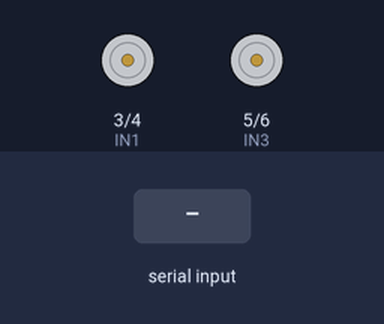
Recording of a sketch running on a simulated Arduino Mega 2560, built with avr-gcc and run on an emulated ATmega2560. Shown: motor-driver pin pairs drawn as motors (green arrow = first pin HIGH = forward, orange = second pin HIGH = backward, longer = more drive, scaled by the enable pin). The test bench sets the inputs (shaded band).

Above: at 1.2 s.
1.3 s: "F" received over the second serial link
At 2.2 s:
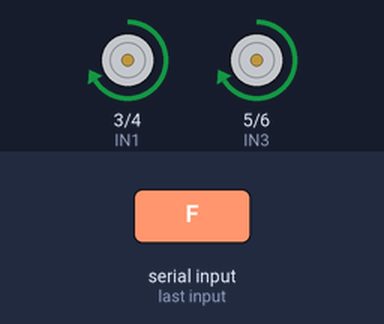
2.8 s: "B" received over the second serial link
At 3.4 s:
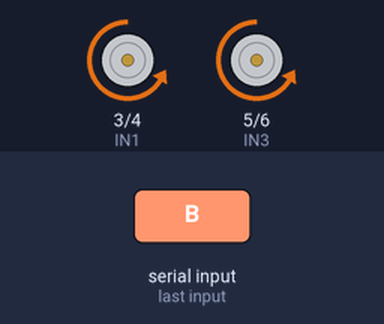
4.3 s: "L" received over the second serial link
At 5.5 s:
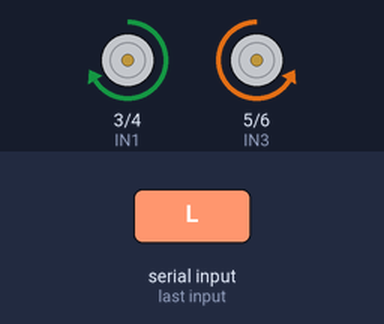
5.8 s: "R" received over the second serial link
At 6.9 s:
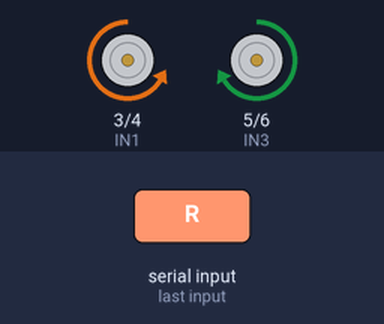
7.3 s: "G" received over the second serial link
At 8.0 s:
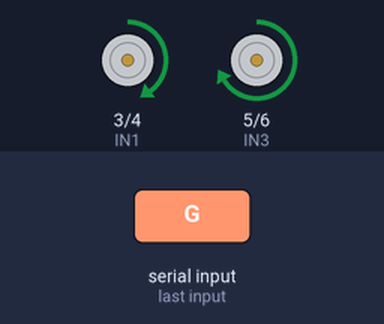
8.8 s: "I" received over the second serial link
At 9.1 s:
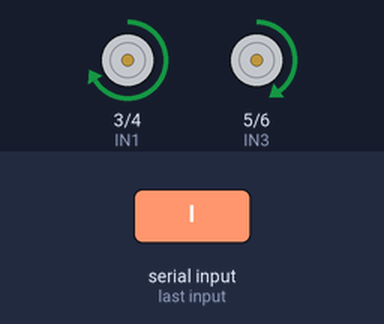
Timing chart, 0 to 11.3 s (numbered marks = the images above; inputs shaded):
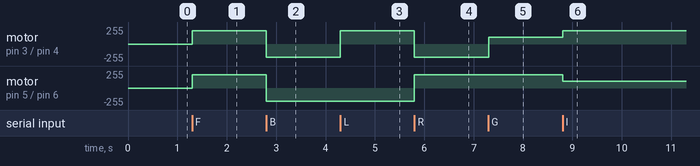

Measured:
- after the input at 1.3 s, motor on pin 3 (IN1) / pin 4 (IN2), motor on pin 5 (IN3) / pin 6 (IN4): stopped → forward 200/255 at once
- after the input at 2.8 s, motor on pin 3 (IN1) / pin 4 (IN2), motor on pin 5 (IN3) / pin 6 (IN4): forward 200/255 → backward 200/255 at once
- after the input at 4.3 s, motor on pin 3 (IN1) / pin 4 (IN2): backward 200/255 → forward 200/255 at once
- after the input at 5.8 s, motor on pin 3 (IN1) / pin 4 (IN2): forward 200/255 → backward 200/255 at once; motor on pin 5 (IN3) / pin 6 (IN4): backward 200/255 → forward 200/255 at once
- after the input at 7.3 s, motor on pin 3 (IN1) / pin 4 (IN2): backward 200/255 → forward 100/255 at once
- after the input at 8.8 s, motor on pin 3 (IN1) / pin 4 (IN2): forward 100/255 → forward 200/255 at once; motor on pin 5 (IN3) / pin 6 (IN4): forward 200/255 → forward 100/255 at once

The sketch:

real.ino
```cpp
// Moteur A
const int ENA = 9;   // PWM - vitesse moteur A
const int IN1 = 3;
const int IN2 = 4;

// Moteur B
const int ENB = 10;  // PWM - vitesse moteur B
const int IN3 = 5;
const int IN4 = 6;

int vitesse = 200;

void setup() {
  pinMode(ENA, OUTPUT);
  pinMode(ENB, OUTPUT);
  pinMode(IN1, OUTPUT);
  pinMode(IN2, OUTPUT);
  pinMode(IN3, OUTPUT);
  pinMode(IN4, OUTPUT);

  Serial.begin(9600);
  Serial1.begin(9600);
}

void loop() {
  if (Serial1.available()) {
    char c = Serial1.read();

    switch (c) {
      case 'F': avancer(vitesse); break;        // Forward
      case 'B': reculer(vitesse); break;        // Backward
      case 'L': tournerGauche(vitesse); break;  // Left
      case 'R': tournerDroite(vitesse); break;  // Right
      case 'G': avantGauche(vitesse); break;    // Forward-Left (diagonale)
      case 'I': avantDroite(vitesse); break;    // Forward-Right
      case 'H': arriereGauche(vitesse); break;  // Backward-Left
      case 'J': arriereDroite(vitesse); break;  // Backward-Right
      case 'S': arreter(); break;               // Stop
    }
  }
}

void avancer(int v) {
  digitalWrite(IN1, HIGH);
  digitalWrite(IN2, LOW);
  digitalWrite(IN3, HIGH);
  digitalWrite(IN4, LOW);
  analogWrite(ENA, v);
  analogWrite(ENB, v);
}

void reculer(int v) {
  digitalWrite(IN1, LOW);
  digitalWrite(IN2, HIGH);
  digitalWrite(IN3, LOW);
  digitalWrite(IN4, HIGH);
  analogWrite(ENA, v);
  analogWrite(ENB, v);
}

void tournerDroite(int v) {
  digitalWrite(IN1, LOW);
  digitalWrite(IN2, HIGH);
  digitalWrite(IN3, HIGH);
  digitalWrite(IN4, LOW);
  analogWrite(ENA, v);
  analogWrite(ENB, v);
}

void tournerGauche(int v) {
  digitalWrite(IN1, HIGH);
  digitalWrite(IN2, LOW);
  digitalWrite(IN3, LOW);
  digitalWrite(IN4, HIGH);
  analogWrite(ENA, v);
  analogWrite(ENB, v);
}

void avantGauche(int v) {
  // moteur A ralenti, moteur B plein régime -> léger virage en avançant
  digitalWrite(IN1, HIGH);
  digitalWrite(IN2, LOW);
  digitalWrite(IN3, HIGH);
  digitalWrite(IN4, LOW);
  analogWrite(ENA, v / 2);
  analogWrite(ENB, v);
}

void avantDroite(int v) {
  digitalWrite(IN1, HIGH);
  digitalWrite(IN2, LOW);
  digitalWrite(IN3, HIGH);
  digitalWrite(IN4, LOW);
  analogWrite(ENA, v);
  analogWrite(ENB, v / 2);
}

void arriereGauche(int v) {
  digitalWrite(IN1, LOW);
  digitalWrite(IN2, HIGH);
  digitalWrite(IN3, LOW);
  digitalWrite(IN4, HIGH);
  analogWrite(ENA, v / 2);
  analogWrite(ENB, v);
}

void arriereDroite(int v) {
  digitalWrite(IN1, LOW);
  digitalWrite(IN2, HIGH);
  digitalWrite(IN3, LOW);
  digitalWrite(IN4, HIGH);
  analogWrite(ENA, v);
  analogWrite(ENB, v / 2);
}

void arreter() {
  digitalWrite(IN1, LOW);
  digitalWrite(IN2, LOW);
  digitalWrite(IN3, LOW);
  digitalWrite(IN4, LOW);
  analogWrite(ENA, 0);
  analogWrite(ENB, 0);
}
```
